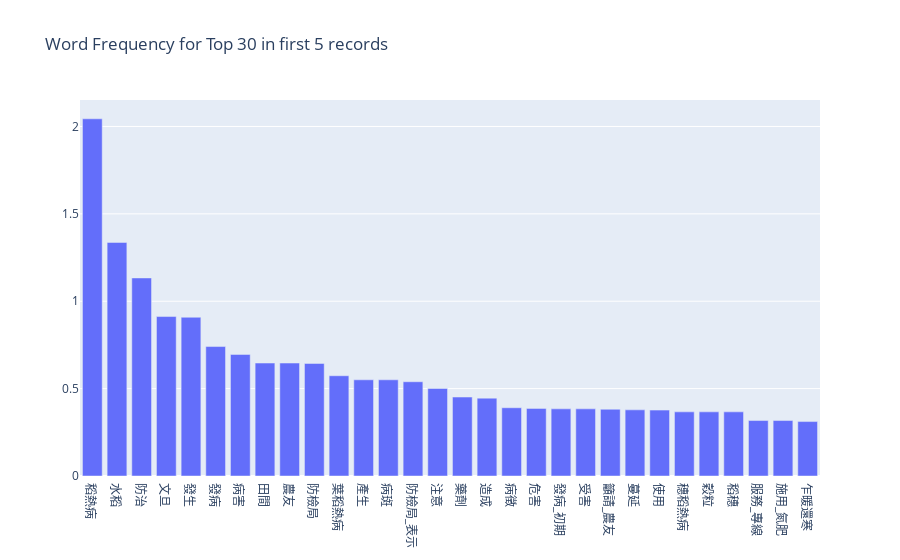

Write notebook code for a chart like this one.
### Code cell
import plotly.graph_objs as go
import plotly.offline as pof

# set offline
pof.init_notebook_mode(connected = True)

# combine term and freq for sorting
vect_df = pd.DataFrame({"term":np.array(tfidf_vect.get_feature_names()),
                        "freq":np.array(words_tfidf.sum(axis=0)[0]).flatten()}).sort_values(by=['freq'], ascending=False)

# set graph data
data = [go.Bar(x=vect_df['term'].to_numpy(),
               y=vect_df['freq'].to_numpy())]

# add a graph title and x-axis is categorical data
layout = go.Layout(title="Word Frequency for Top 30 in first 5 records", xaxis=dict(type='category'))

# plot the figure
fig = go.Figure(data=data, layout=layout)
pof.iplot(fig)

### Figure 1 — Plotly figure (JSON) as saved in the notebook; plotly's stock layout.template omitted (floating-point values rounded to 4 significant figures)
{"data": [{"type": "bar", "x": ["稻熱病", "水稻", "防治", "文旦", "發生", "發病", "病害", "田間", "農友", "防檢局", "葉稻熱病", "產生", "病斑", "防檢局_表示", "注意", "藥劑", "造成", "病徵", "危害", "發病_初期", "受害", "籲請_農友", "蔓延", "使用", "穗稻熱病", "穀粒", "稻穗", "服務_專線", "施用_氮肥", "乍暖還寒"], "y": [2.044, 1.336, 1.133, 0.9123, 0.9083, 0.7407, 0.6957, 0.6463, 0.6463, 0.644, 0.5736, 0.5505, 0.5505, 0.5392, 0.5012, 0.4517, 0.4455, 0.3905, 0.3869, 0.3842, 0.3842, 0.382, 0.3785, 0.3771, 0.367, 0.367, 0.367, 0.3174, 0.3174, 0.3115]}], "layout": {"title": {"text": "Word Frequency for Top 30 in first 5 records"}, "xaxis": {"type": "category"}}}
